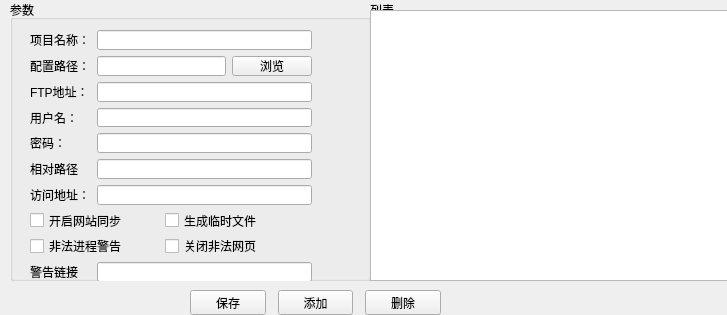
<?xml version="1.0" encoding="UTF-8"?>
<ui version="4.0">
 <class>QEditPlugin</class>
 <widget class="QWidget" name="QEditPlugin">
  <property name="geometry">
   <rect>
    <x>0</x>
    <y>0</y>
    <width>727</width>
    <height>315</height>
   </rect>
  </property>
  <property name="windowTitle">
   <string>Form</string>
  </property>
  <widget class="QGroupBox" name="groupbox_list">
   <property name="geometry">
    <rect>
     <x>10</x>
     <y>0</y>
     <width>361</width>
     <height>281</height>
    </rect>
   </property>
   <property name="title">
    <string>参数</string>
   </property>
   <widget class="QWidget" name="">
    <property name="geometry">
     <rect>
      <x>20</x>
      <y>30</y>
      <width>282</width>
      <height>277</height>
     </rect>
    </property>
    <layout class="QGridLayout" name="gridLayout">
     <item row="0" column="0">
      <widget class="QLabel" name="lab_name">
       <property name="text">
        <string>项目名称：</string>
       </property>
      </widget>
     </item>
     <item row="0" column="1" colspan="3">
      <widget class="QLineEdit" name="txt_name"/>
     </item>
     <item row="1" column="0">
      <widget class="QLabel" name="lab_config_path">
       <property name="text">
        <string>配置路径：</string>
       </property>
      </widget>
     </item>
     <item row="1" column="1" colspan="2">
      <widget class="QLineEdit" name="txt_config_path"/>
     </item>
     <item row="1" column="3">
      <widget class="QPushButton" name="btn_browse">
       <property name="text">
        <string>浏览</string>
       </property>
      </widget>
     </item>
     <item row="2" column="0">
      <widget class="QLabel" name="lab_ftp">
       <property name="text">
        <string>FTP地址：</string>
       </property>
      </widget>
     </item>
     <item row="2" column="1" colspan="3">
      <widget class="QLineEdit" name="txt_ftp"/>
     </item>
     <item row="3" column="0">
      <widget class="QLabel" name="lab_username">
       <property name="text">
        <string>用户名：</string>
       </property>
      </widget>
     </item>
     <item row="3" column="1" colspan="3">
      <widget class="QLineEdit" name="txt_username"/>
     </item>
     <item row="4" column="0">
      <widget class="QLabel" name="lab_password">
       <property name="text">
        <string>密码：</string>
       </property>
      </widget>
     </item>
     <item row="4" column="1" colspan="3">
      <widget class="QLineEdit" name="txt_password"/>
     </item>
     <item row="5" column="0">
      <widget class="QLabel" name="lab_relative_path">
       <property name="text">
        <string>相对路径</string>
       </property>
      </widget>
     </item>
     <item row="5" column="1" colspan="3">
      <widget class="QLineEdit" name="txt_relative_path"/>
     </item>
     <item row="6" column="0">
      <widget class="QLabel" name="lab_address">
       <property name="text">
        <string>访问地址：</string>
       </property>
      </widget>
     </item>
     <item row="6" column="1" colspan="3">
      <widget class="QLineEdit" name="txt_address"/>
     </item>
     <item row="7" column="0" colspan="2">
      <widget class="QCheckBox" name="check_ie_synchronize">
       <property name="text">
        <string>开启网站同步</string>
       </property>
      </widget>
     </item>
     <item row="7" column="2" colspan="2">
      <widget class="QCheckBox" name="checkbox_temp_file">
       <property name="text">
        <string>生成临时文件</string>
       </property>
      </widget>
     </item>
     <item row="8" column="0" colspan="2">
      <widget class="QCheckBox" name="checkBox_3">
       <property name="text">
        <string>非法进程警告</string>
       </property>
      </widget>
     </item>
     <item row="8" column="2" colspan="2">
      <widget class="QCheckBox" name="checkbox_illegal_pages">
       <property name="text">
        <string>关闭非法网页</string>
       </property>
      </widget>
     </item>
     <item row="9" column="0">
      <widget class="QLabel" name="lab_waining_link">
       <property name="text">
        <string>警告链接</string>
       </property>
      </widget>
     </item>
     <item row="9" column="1" colspan="3">
      <widget class="QLineEdit" name="txt_waining_link"/>
     </item>
     <item row="10" column="0">
      <widget class="QLabel" name="lab_intercept_count">
       <property name="text">
        <string>拦截次数</string>
       </property>
      </widget>
     </item>
     <item row="10" column="1" colspan="3">
      <widget class="QLineEdit" name="txt_intercept_count"/>
     </item>
    </layout>
   </widget>
  </widget>
  <widget class="QGroupBox" name="groupBox_2">
   <property name="geometry">
    <rect>
     <x>370</x>
     <y>0</y>
     <width>361</width>
     <height>281</height>
    </rect>
   </property>
   <property name="title">
    <string>列表</string>
   </property>
   <widget class="QTableWidget" name="m_table">
    <property name="geometry">
     <rect>
      <x>0</x>
      <y>10</y>
      <width>361</width>
      <height>271</height>
     </rect>
    </property>
   </widget>
  </widget>
  <widget class="QWidget" name="">
   <property name="geometry">
    <rect>
     <x>190</x>
     <y>290</y>
     <width>251</width>
     <height>25</height>
    </rect>
   </property>
   <layout class="QHBoxLayout" name="horizontalLayout">
    <item>
     <widget class="QPushButton" name="btn_save">
      <property name="text">
       <string>保存</string>
      </property>
     </widget>
    </item>
    <item>
     <widget class="Line" name="line">
      <property name="orientation">
       <enum>Qt::Horizontal</enum>
      </property>
     </widget>
    </item>
    <item>
     <widget class="QPushButton" name="btn_add">
      <property name="text">
       <string>添加</string>
      </property>
     </widget>
    </item>
    <item>
     <widget class="Line" name="line_2">
      <property name="orientation">
       <enum>Qt::Horizontal</enum>
      </property>
     </widget>
    </item>
    <item>
     <widget class="QPushButton" name="btn_del">
      <property name="text">
       <string>删除</string>
      </property>
     </widget>
    </item>
   </layout>
  </widget>
 </widget>
 <resources/>
 <connections/>
</ui>
